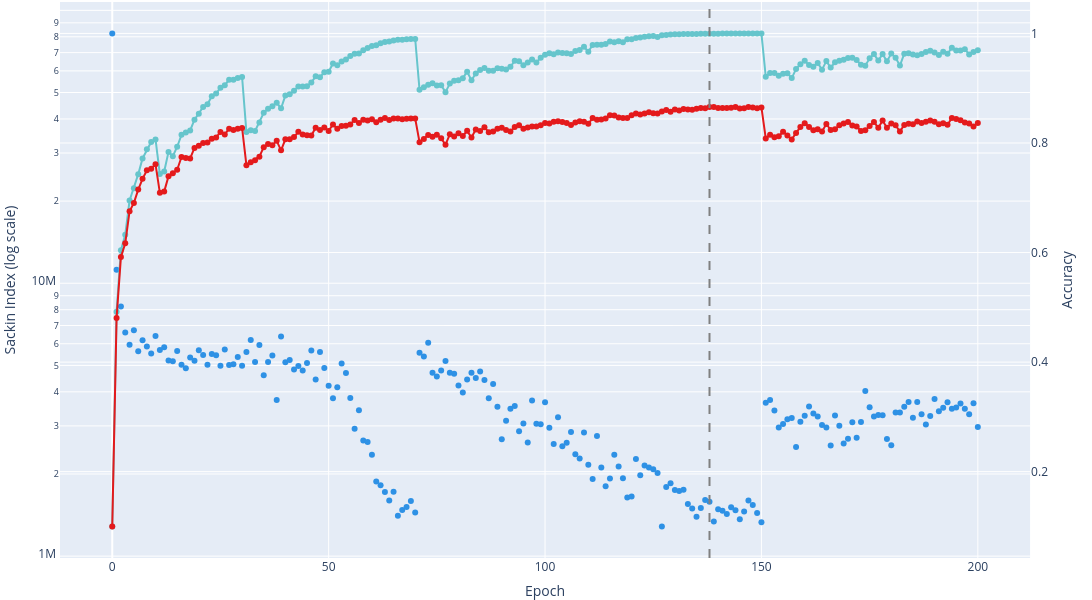

The notebook cell saved with this chart:
### Code cell
epoch_trainUval = epoch_data[(epoch_data["split"] == "trainUval") & (epoch_data["model"] == "resnet") & (epoch_data["dataset"] == "cifar")]
epoch_trainUval = epoch_trainUval.sort_values(by='epoch')

fig = make_subplots(specs=[[{"secondary_y": True}]], )

train_acc = px.line(epoch_trainUval, x='epoch', y='train_acc', color="dataset", color_discrete_sequence=color_seq_train, symbol="model")
val_acc = px.line(epoch_trainUval, x='epoch', y='val_acc', color="dataset", color_discrete_sequence=color_seq_val, symbol="model")
sackin = px.scatter(epoch_trainUval, x='epoch', y='sackin_index', color="dataset", color_discrete_sequence=color_seq, symbol="model")

best_epoch = epoch_trainUval[epoch_trainUval["val_acc"] == epoch_trainUval["val_acc"].max()]["epoch"].values[0]

fig.add_trace(sackin.data[0], secondary_y=False)
fig.add_trace(train_acc.data[0], secondary_y=True)
fig.add_trace(val_acc.data[0], secondary_y=True)
fig.add_vline(x=best_epoch, line_width=2, line_dash="dash", line_color="gray")

# set title
fig.update_layout(
	margin=dict(l=0, r=0, t=0, b=0),
	showlegend=False,
 	width=600*2,
	height=300*2,
)

fig.update_xaxes(title_text="Epoch")
fig.update_yaxes(title_text="Sackin Index (log scale)", type="log", secondary_y=False)
fig.update_yaxes(title_text="Accuracy", secondary_y=True)
fig.show()

### Figure 1 — Plotly figure (JSON) as saved in the notebook; plotly's stock layout.template omitted (floating-point values rounded to 4 significant figures; data arrays with more than 128 entries replaced by an {"elided": "..."} marker saying what was removed)
{"data": [{"hovertemplate": "dataset=cifar<br>model=resnet<br>epoch=%{x}<br>sackin_index=%{y}<extra></extra>", "legendgroup": "cifar, resnet", "marker": {"color": "#2E91E5", "symbol": "circle"}, "mode": "markers", "name": "cifar, resnet", "orientation": "v", "showlegend": true, "type": "scatter", "x": {"elided": "201 int values"}, "xaxis": "x", "y": {"elided": "201 float values"}, "yaxis": "y"}, {"hovertemplate": "dataset=cifar<br>model=resnet<br>epoch=%{x}<br>train_acc=%{y}<extra></extra>", "legendgroup": "cifar, resnet", "line": {"color": "rgb(102, 197, 204)", "dash": "solid"}, "marker": {"symbol": "circle"}, "mode": "lines+markers", "name": "cifar, resnet", "orientation": "v", "showlegend": true, "type": "scatter", "x": {"elided": "201 int values"}, "xaxis": "x", "y": {"elided": "201 float values"}, "yaxis": "y2"}, {"hovertemplate": "dataset=cifar<br>model=resnet<br>epoch=%{x}<br>val_acc=%{y}<extra></extra>", "legendgroup": "cifar, resnet", "line": {"color": "rgb(228,26,28)", "dash": "solid"}, "marker": {"symbol": "circle"}, "mode": "lines+markers", "name": "cifar, resnet", "orientation": "v", "showlegend": true, "type": "scatter", "x": {"elided": "201 int values"}, "xaxis": "x", "y": {"elided": "201 float values"}, "yaxis": "y2"}], "layout": {"height": 600, "margin": {"b": 0, "l": 0, "r": 0, "t": 0}, "shapes": [{"line": {"color": "gray", "dash": "dash", "width": 2}, "type": "line", "x0": 138, "x1": 138, "xref": "x", "y0": 0, "y1": 1, "yref": "y domain"}], "showlegend": false, "width": 1200, "xaxis": {"anchor": "y", "domain": [0, 0.94], "title": {"text": "Epoch"}}, "yaxis": {"anchor": "x", "domain": [0, 1], "title": {"text": "Sackin Index (log scale)"}, "type": "log"}, "yaxis2": {"anchor": "x", "overlaying": "y", "side": "right", "title": {"text": "Accuracy"}}}}
